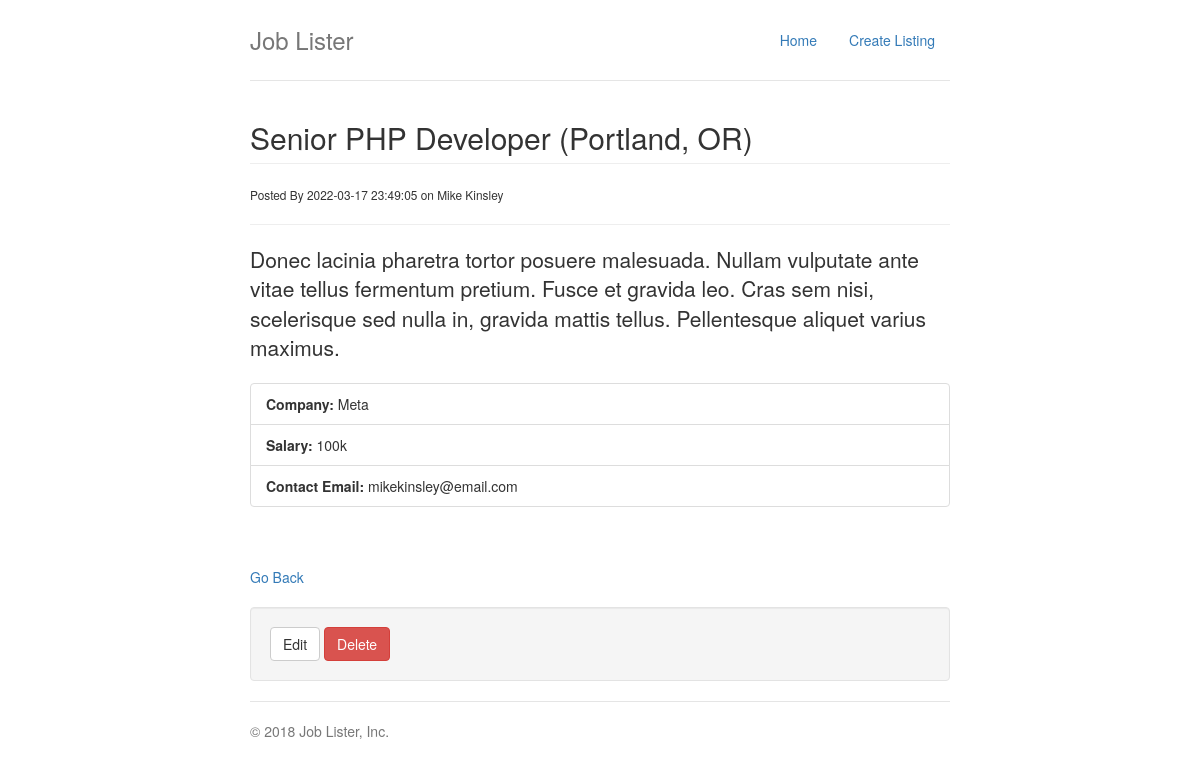
Page /job.php?job=2 on the committed database.
### tables this page shows
CREATE TABLE `jobs` (
  `job_id` int(11) NOT NULL,
  `category_id` int(11) NOT NULL,
  `job_company` varchar(255) NOT NULL,
  `job_title` varchar(255) NOT NULL,
  `job_desc` varchar(255) NOT NULL,
  `job_salary` varchar(255) NOT NULL,
  `job_location` varchar(255) NOT NULL,
  `job_contact_user` varchar(255) NOT NULL,
  `job_contact_email` varchar(255) NOT NULL,
  `job_post_date` timestamp NOT NULL DEFAULT current_timestamp()
);

### classes/clsTemplate.php (called while the page is built, shortened)
<?php
class clsTemplate
{
    protected $template;
    public function __construct($template)
    {
        $this->template = $template;
    }
    public function __toString()
    {
        include basename($this->template);
        return ob_get_clean();
    }
}

### classes/clsDBH.php (called while the page is built, shortened)
<?php
class clsDBH
{
    private $host = DB_HOST;
    private $user = DB_USER;
    private $pass = DB_PASS;
    private $db_name = DB_NAME;
    private $dbh;
    private $stmt;
    public function __construct()
    {
        $dsn = 'mysql:host=' . $this->host . ';dbname=' . $this->db_name;
        $options = array(
            PDO::ATTR_PERSISTENT => true,
            PDO::ATTR_ERRMODE => PDO::ERRMODE_EXCEPTION
        );
        try
        {
            $this->dbh = new PDO($dsn, $this->user, $this->pass, $options);
        }
        catch(PDOException $e)
        {
            $this->error = $e->getMessage();
            echo $this->error;
        }
    }
    public function query($query)
    {
        $this->stmt = $this->dbh->prepare($query);
    }
    public function bind($param, $value, $type = null)
    {
        if (is_null($type))
        {
            switch (true)
            {
                default:
                    $type = PDO::PARAM_STR;
                    break;
            }
        }
        $this->stmt->bindValue($param, $value, $type);
    }
    public function execute()
    {
        return $this->stmt->execute();
    }
    public function single()
    {
        $this->execute();
        return $this->stmt->fetch(PDO::FETCH_OBJ);
    }
}

### classes/clsJob.php (called while the page is built, shortened)
<?php
class clsJob
{
    private $db;
    public function __construct()
    {
        $this->db = new clsDBH;
    }
    public function getJob($job_id)
    {
        $this->db->query("SELECT * FROM jobs
        WHERE job_id = :job_id;");
        $this->db->bind(':job_id', $job_id);
        $row = $this->db->single();
        return $row;
    }
}

### templates/tmpJobSingle.php (the view, shortened to what this page needs)
<?php include_once '../includes/incHeader.php'; ?>
<h2 class="page-header"><?php echo $job->job_title; ?> (<?php echo $job->job_location; ?>)</h2>
<small>Posted By <?php echo $job->job_post_date; ?> on <?php echo $job->job_contact_user; ?></small>
<hr>
<p class="lead"><?php echo $job->job_desc; ?></p>
<ul class="list-group">
    <li class="list-group-item"><strong>Company:</strong> <?php echo $job->job_company; ?></li>
    <li class="list-group-item"><strong>Salary:</strong> <?php echo $job->job_salary; ?></li>
    <li class="list-group-item"><strong>Contact Email:</strong> <?php echo $job->job_contact_email; ?></li>
</ul>
<br>
<br>
<a href="index.php">Go Back</a>
<br>
<br>
<div class="well">
    <a href="edit.php?job=<?php echo $job->job_id; ?>" class="btn btn-default">Edit</a>
    <form style="display:inline;" method="POST" action="job.php">
        <input type="submit" class="btn btn-danger" value="Delete">
    </form>
</div>
<?php include_once '../includes/incFooter.php'; ?>

### css/style.css (style rules this page uses)
body { padding-top: 20px; padding-bottom: 20px; }

### rows in the picture
jobs: job_title "Senior PHP Developer", job_location "Portland, OR", job_post_date "2022-03-17 23:49:05", job_contact_user "Mike Kinsley", job_desc "Donec lacinia pharetra tortor posuere malesuada. Nullam vulputate ante vitae tellus fermentum pretium. Fusce et gravida leo. Cras sem nisi, scelerisque sed nulla in, gravida mattis tellus. Pellentesque aliquet varius maximus.", job_company "Meta", job_salary "100k", job_contact_email "mikekinsley@email.com"

### other values in the picture
SITE_TITLE "Job Lister"
